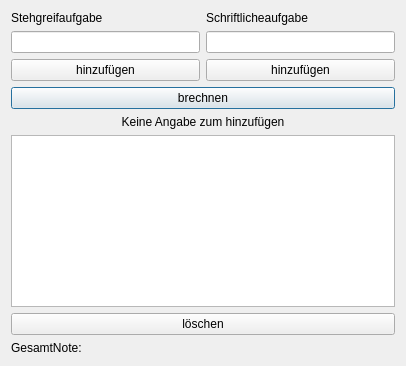
<?xml version="1.0" encoding="UTF-8"?>
<ui version="4.0">
 <class>Dialog</class>
 <widget class="QDialog" name="Dialog">
  <property name="geometry">
   <rect>
    <x>0</x>
    <y>0</y>
    <width>406</width>
    <height>366</height>
   </rect>
  </property>
  <property name="windowTitle">
   <string>Dialog</string>
  </property>
  <layout class="QHBoxLayout" name="horizontalLayout">
   <item>
    <layout class="QGridLayout" name="gridLayout">
     <item row="8" column="1">
      <widget class="QLabel" name="labelNote">
       <property name="text">
        <string/>
       </property>
       <property name="alignment">
        <set>Qt::AlignCenter</set>
       </property>
      </widget>
     </item>
     <item row="6" column="0" colspan="2">
      <widget class="QTableWidget" name="tableWidget"/>
     </item>
     <item row="5" column="0" colspan="2">
      <widget class="QLabel" name="label_4">
       <property name="text">
        <string>Keine Angabe zum hinzufügen</string>
       </property>
       <property name="alignment">
        <set>Qt::AlignCenter</set>
       </property>
      </widget>
     </item>
     <item row="8" column="0">
      <widget class="QLabel" name="label_3">
       <property name="text">
        <string>GesamtNote:</string>
       </property>
      </widget>
     </item>
     <item row="1" column="1">
      <widget class="QLineEdit" name="lineEdit2"/>
     </item>
     <item row="0" column="1">
      <widget class="QLabel" name="label_2">
       <property name="text">
        <string>Schriftlicheaufgabe</string>
       </property>
      </widget>
     </item>
     <item row="2" column="1">
      <widget class="QPushButton" name="btn_2">
       <property name="text">
        <string>hinzufügen</string>
       </property>
       <property name="autoDefault">
        <bool>false</bool>
       </property>
       <property name="default">
        <bool>false</bool>
       </property>
      </widget>
     </item>
     <item row="0" column="0">
      <widget class="QLabel" name="label">
       <property name="text">
        <string>Stehgreifaufgabe</string>
       </property>
      </widget>
     </item>
     <item row="2" column="0">
      <widget class="QPushButton" name="btn_1">
       <property name="text">
        <string>hinzufügen</string>
       </property>
       <property name="autoDefault">
        <bool>false</bool>
       </property>
       <property name="default">
        <bool>false</bool>
       </property>
      </widget>
     </item>
     <item row="1" column="0">
      <widget class="QLineEdit" name="lineEdit1"/>
     </item>
     <item row="3" column="0" colspan="2">
      <widget class="QPushButton" name="btn_3">
       <property name="text">
        <string>brechnen</string>
       </property>
      </widget>
     </item>
     <item row="7" column="0" colspan="2">
      <widget class="QPushButton" name="btn_4">
       <property name="text">
        <string>löschen</string>
       </property>
      </widget>
     </item>
    </layout>
   </item>
  </layout>
 </widget>
 <resources/>
 <connections/>
</ui>
